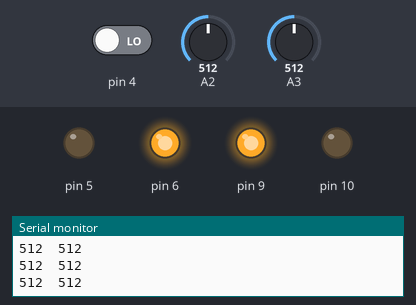
A sketch run on a simulated Arduino Uno, built with avr-gcc and run on an emulated ATmega328P. Shown: output pins drawn as LEDs (lit = HIGH), the last lines printed to the serial monitor. Dashed ring = blinking. The inputs (shaded band) are chosen by the test bench; at power-on: A2 = 512, A3 = 512, pin 4 LOW.

Above: at 1.2 s.
1.3 s: A2 set to 111
2.8 s: A2 set to 92
At 3.6 s:
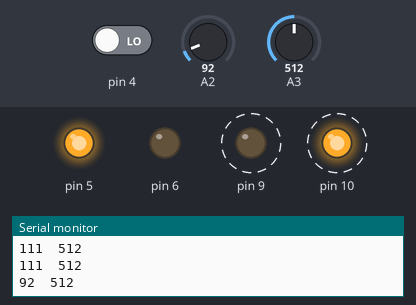
5.8 s: A2 set to 110
At 7.4 s:
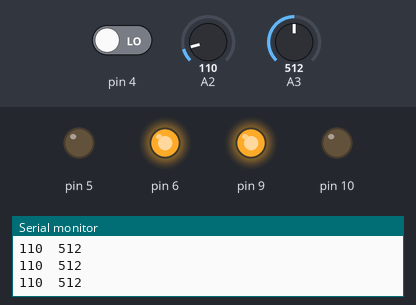
8.1 s: A3 set to 108
9.6 s: A3 set to 90
At 11.3 s:
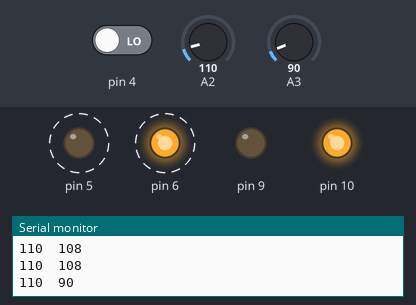
12.6 s: A3 set to 110
At 14.2 s:
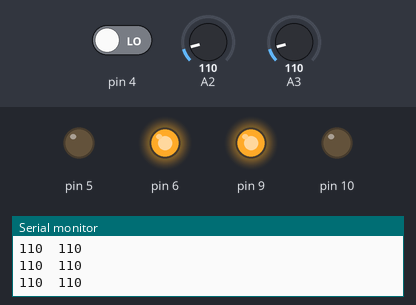
Timing chart, 0 to 15.7 s (numbered marks = the images above; inputs shaded):
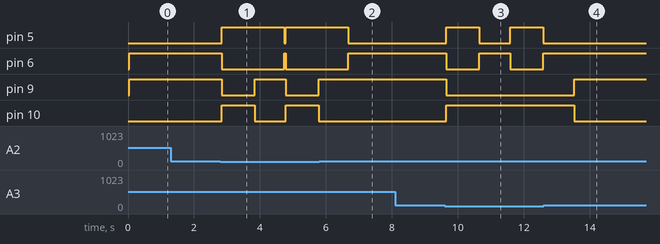

The sketch:

Linus_control.ino
```cpp
#define forward 1
#define reverse 2
#define turnr 3
#define turnl 4
int spd = 255;

void setup() {
  pinMode (2, INPUT);
  pinMode (3, INPUT);
  pinMode (5, OUTPUT);
  pinMode (6, OUTPUT);
  pinMode (9, OUTPUT);
  pinMode (10, OUTPUT);
  Serial.begin (9600);
}


void loop() {
  int x = analogRead (2);
  int y = analogRead (3);
  int z = digitalRead (4);
  Serial.print (x);
  Serial.print ("\t");
  Serial.println (y);
  delay (40);


  if (x < 100) {
    motor_speed(reverse);
    delay(1000);
    motor_speed(turnl);
   delay(900);
  }
  if (y < 100) {
    motor_speed(reverse);
    delay(1000);
    motor_speed(turnr);
   delay(900);
  }
  else {
    motor_speed(forward);
  }
  /*
    if ((x == x > 1023) && (y == x > 1023)) {
      motor_speed (forward);
    }
    else {
      motor_speed (reverse);
      delay (1000);
      motor_speed (turn);
      delay (750);

      if (z == 0) {
        motor_speed (forward);
  */
}

void motor_speed (int bertha) {
  if (bertha == 1) {
    analogWrite (6, 255);
    digitalWrite (5, LOW);
    analogWrite (9, spd);
    digitalWrite (10, LOW);
  }
  if (bertha == 2) {
    digitalWrite (6, LOW);
    analogWrite (5, 255);
    digitalWrite (9, LOW);
    analogWrite (10, spd);
  }
  if (bertha == 3) {
    digitalWrite (6, 255);
    analogWrite (5, LOW);
    digitalWrite (9, LOW);
    analogWrite (10, spd);
  }
   if (bertha == 4) {
    digitalWrite (6, LOW);
    analogWrite (5, 255);
    digitalWrite (9, spd);
    analogWrite (10, LOW);
  }
}
```

Measured:
- the behaviour switches between 100 and 99 on A2 (found by bisection; images 0 and 1)
- the behaviour switches between 100 and 99 on A3 (found by bisection; images 2 and 3)
- after the input at 2.8 s, pin 5: LOW → HIGH at once, → LOW 1.9 s later, → HIGH 0.04 s later; pin 6: HIGH → LOW at once, → HIGH 1.9 s later, → LOW 0.04 s later; pin 9: alternates HIGH for 0.94 s and LOW for 1.0 s, starting at once; pin 10: alternates HIGH for 1.0 s and LOW for 0.94 s, starting at once
- after the input at 5.8 s, pin 5: goes on until 6.7 s, then stays LOW; pin 6: goes on until 6.7 s, then stays HIGH; pin 9: stays HIGH (without the input it goes to LOW after 0.92 s); pin 10: stays LOW (without the input it goes to HIGH after 0.92 s)
- after the input at 9.6 s, pin 5: alternates HIGH for 1.0 s and LOW for 0.94 s, starting at once; pin 6: alternates HIGH for 0.94 s and LOW for 1.0 s, starting at once; pin 9: HIGH → LOW at once; pin 10: LOW → HIGH at once
- after the input at 12.6 s, pin 5: stays LOW (without the input it goes to HIGH after 0.93 s); pin 6: stays HIGH (without the input it goes to LOW after 0.93 s); pin 9: LOW → HIGH after 0.93 s; pin 10: HIGH → LOW after 0.93 s
